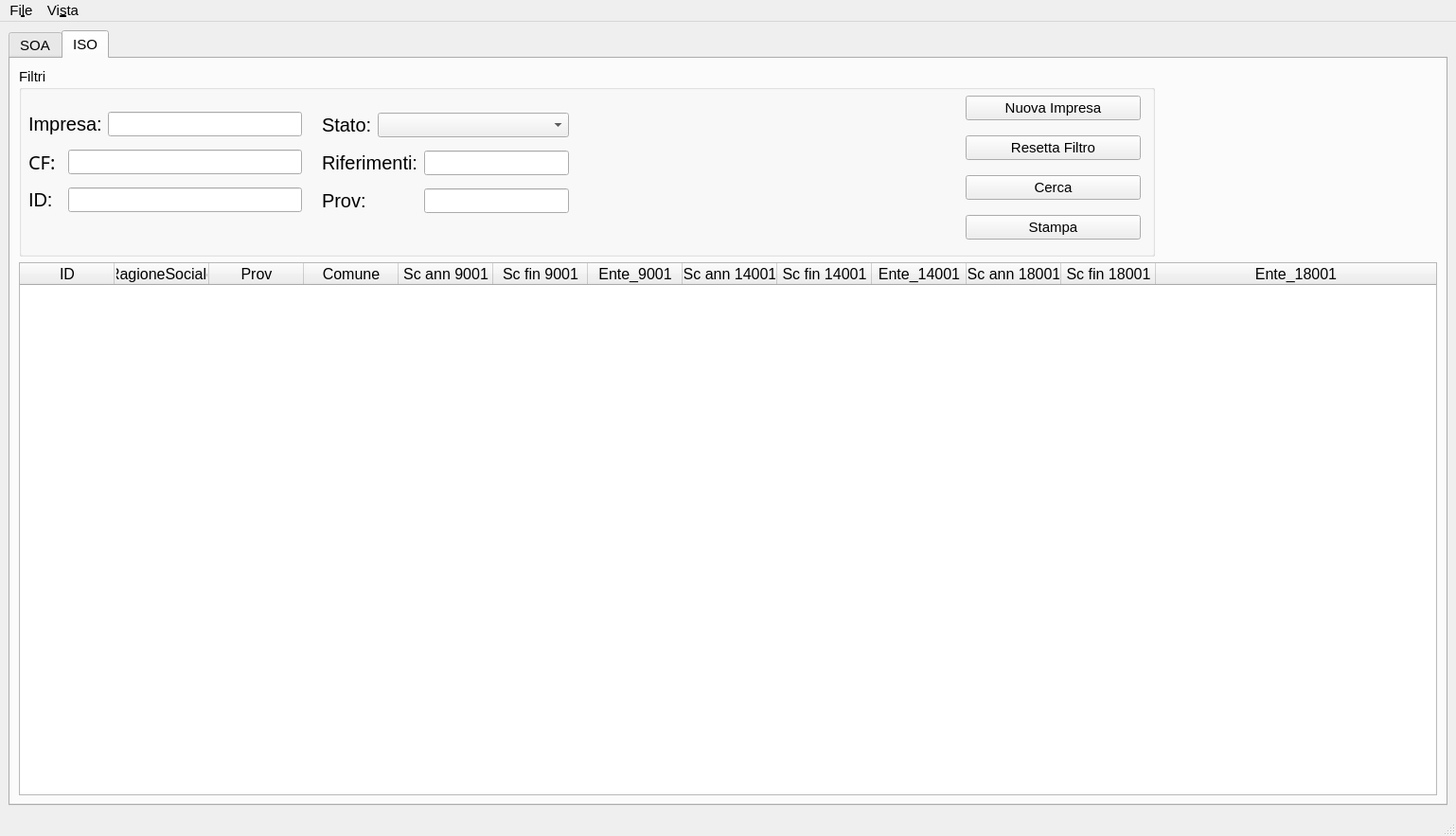
<?xml version="1.0" encoding="UTF-8"?>
<ui version="4.0">
 <class>MainWindow</class>
 <widget class="QMainWindow" name="MainWindow">
  <property name="geometry">
   <rect>
    <x>0</x>
    <y>0</y>
    <width>1538</width>
    <height>883</height>
   </rect>
  </property>
  <property name="sizePolicy">
   <sizepolicy hsizetype="MinimumExpanding" vsizetype="MinimumExpanding">
    <horstretch>0</horstretch>
    <verstretch>1</verstretch>
   </sizepolicy>
  </property>
  <property name="minimumSize">
   <size>
    <width>800</width>
    <height>600</height>
   </size>
  </property>
  <property name="baseSize">
   <size>
    <width>400</width>
    <height>300</height>
   </size>
  </property>
  <property name="font">
   <font>
    <pointsize>11</pointsize>
   </font>
  </property>
  <property name="windowTitle">
   <string>Gestione Imprese</string>
  </property>
  <property name="windowIcon">
   <iconset>
    <normalon>:/res/logo</normalon>
   </iconset>
  </property>
  <widget class="QWidget" name="centralwidget">
   <layout class="QGridLayout" name="gridLayout_2">
    <item row="0" column="0">
     <widget class="QTabWidget" name="tabWidget">
      <property name="sizePolicy">
       <sizepolicy hsizetype="MinimumExpanding" vsizetype="MinimumExpanding">
        <horstretch>1</horstretch>
        <verstretch>1</verstretch>
       </sizepolicy>
      </property>
      <property name="minimumSize">
       <size>
        <width>790</width>
        <height>500</height>
       </size>
      </property>
      <property name="maximumSize">
       <size>
        <width>16777215</width>
        <height>16777215</height>
       </size>
      </property>
      <property name="currentIndex">
       <number>1</number>
      </property>
      <widget class="QWidget" name="tab_soa">
       <attribute name="title">
        <string>SOA</string>
       </attribute>
       <layout class="QGridLayout" name="gridLayout_7">
        <item row="0" column="0">
         <widget class="QGroupBox" name="groupBox2">
          <property name="sizePolicy">
           <sizepolicy hsizetype="Fixed" vsizetype="Fixed">
            <horstretch>0</horstretch>
            <verstretch>0</verstretch>
           </sizepolicy>
          </property>
          <property name="minimumSize">
           <size>
            <width>1200</width>
            <height>200</height>
           </size>
          </property>
          <property name="baseSize">
           <size>
            <width>400</width>
            <height>300</height>
           </size>
          </property>
          <property name="title">
           <string>Filtri</string>
          </property>
          <widget class="QWidget" name="layoutWidget">
           <property name="geometry">
            <rect>
             <x>10</x>
             <y>40</y>
             <width>289</width>
             <height>125</height>
            </rect>
           </property>
           <layout class="QGridLayout" name="gridLayout">
            <item row="2" column="1" colspan="2">
             <widget class="QLineEdit" name="ln_soa_id"/>
            </item>
            <item row="1" column="1" colspan="2">
             <widget class="QLineEdit" name="ln_soa_cf"/>
            </item>
            <item row="2" column="0">
             <widget class="QLabel" name="lb_soa_id">
              <property name="font">
               <font>
                <pointsize>15</pointsize>
               </font>
              </property>
              <property name="text">
               <string>ID:</string>
              </property>
             </widget>
            </item>
            <item row="1" column="0">
             <widget class="QLabel" name="lb_soa_cf">
              <property name="font">
               <font>
                <family>Noto Sans</family>
                <pointsize>15</pointsize>
               </font>
              </property>
              <property name="text">
               <string>CF:</string>
              </property>
             </widget>
            </item>
            <item row="0" column="0">
             <widget class="QLabel" name="lb_soa_cf_2">
              <property name="font">
               <font>
                <family>Noto Sans</family>
                <pointsize>15</pointsize>
               </font>
              </property>
              <property name="text">
               <string>Impresa:</string>
              </property>
             </widget>
            </item>
            <item row="0" column="1" colspan="2">
             <widget class="QLineEdit" name="ln_soa_impresa"/>
            </item>
           </layout>
          </widget>
          <widget class="QWidget" name="layoutWidget">
           <property name="geometry">
            <rect>
             <x>320</x>
             <y>40</y>
             <width>267</width>
             <height>125</height>
            </rect>
           </property>
           <layout class="QGridLayout" name="gridLayout_4">
            <item row="0" column="0">
             <widget class="QLabel" name="lb_soa_stato">
              <property name="font">
               <font>
                <pointsize>15</pointsize>
               </font>
              </property>
              <property name="text">
               <string>Stato:</string>
              </property>
             </widget>
            </item>
            <item row="0" column="1" colspan="3">
             <widget class="QComboBox" name="cb_soa_stato"/>
            </item>
            <item row="1" column="0" colspan="3">
             <widget class="QLabel" name="lb_soa_riferimenti">
              <property name="font">
               <font>
                <pointsize>15</pointsize>
               </font>
              </property>
              <property name="text">
               <string>Riferimenti:</string>
              </property>
             </widget>
            </item>
            <item row="1" column="3">
             <widget class="QLineEdit" name="ln_soa_riferimenti"/>
            </item>
            <item row="2" column="0" colspan="2">
             <widget class="QLabel" name="lb_soa_categoria">
              <property name="font">
               <font>
                <pointsize>15</pointsize>
               </font>
              </property>
              <property name="text">
               <string>Categoria:</string>
              </property>
             </widget>
            </item>
            <item row="2" column="2" colspan="2">
             <widget class="QComboBox" name="cb_soa_categoria"/>
            </item>
           </layout>
          </widget>
          <widget class="QWidget" name="layoutWidget">
           <property name="geometry">
            <rect>
             <x>610</x>
             <y>40</y>
             <width>353</width>
             <height>125</height>
            </rect>
           </property>
           <layout class="QGridLayout" name="gridLayout_5">
            <item row="0" column="0">
             <widget class="QLabel" name="lb_soa_prov">
              <property name="font">
               <font>
                <pointsize>15</pointsize>
               </font>
              </property>
              <property name="text">
               <string>Prov:</string>
              </property>
             </widget>
            </item>
            <item row="0" column="1" colspan="2">
             <widget class="QLineEdit" name="ln_soa_prov"/>
            </item>
            <item row="0" column="3">
             <widget class="QLabel" name="lb_soa_da">
              <property name="font">
               <font>
                <family>Noto Sans</family>
                <pointsize>15</pointsize>
               </font>
              </property>
              <property name="text">
               <string>&amp;da:</string>
              </property>
              <property name="buddy">
               <cstring>data_soa_da</cstring>
              </property>
             </widget>
            </item>
            <item row="0" column="4">
             <widget class="QDateEdit" name="data_soa_da">
              <property name="calendarPopup">
               <bool>true</bool>
              </property>
              <property name="date">
               <date>
                <year>2001</year>
                <month>1</month>
                <day>1</day>
               </date>
              </property>
             </widget>
            </item>
            <item row="1" column="3">
             <widget class="QLabel" name="lb_soa_a">
              <property name="font">
               <font>
                <family>Noto Sans</family>
                <pointsize>15</pointsize>
               </font>
              </property>
              <property name="text">
               <string>a:</string>
              </property>
              <property name="buddy">
               <cstring>data_soa_a</cstring>
              </property>
             </widget>
            </item>
            <item row="1" column="4">
             <widget class="QDateEdit" name="data_soa_a">
              <property name="calendarPopup">
               <bool>true</bool>
              </property>
             </widget>
            </item>
            <item row="2" column="0" colspan="2">
             <widget class="QLabel" name="lb_soa_classifica">
              <property name="font">
               <font>
                <pointsize>15</pointsize>
               </font>
              </property>
              <property name="text">
               <string>Classifica:</string>
              </property>
             </widget>
            </item>
            <item row="2" column="2">
             <widget class="QComboBox" name="cb_soa_classifica"/>
            </item>
            <item row="2" column="4">
             <spacer name="verticalSpacer_3">
              <property name="orientation">
               <enum>Qt::Vertical</enum>
              </property>
              <property name="sizeHint" stdset="0">
               <size>
                <width>20</width>
                <height>40</height>
               </size>
              </property>
             </spacer>
            </item>
            <item row="1" column="0">
             <widget class="QLabel" name="lb_soa_comune">
              <property name="font">
               <font>
                <pointsize>15</pointsize>
               </font>
              </property>
              <property name="text">
               <string>Comune:</string>
              </property>
             </widget>
            </item>
            <item row="1" column="1" colspan="2">
             <widget class="QLineEdit" name="ln_soa_comune"/>
            </item>
           </layout>
          </widget>
          <widget class="QWidget" name="layoutWidget_5">
           <property name="geometry">
            <rect>
             <x>1000</x>
             <y>20</y>
             <width>185</width>
             <height>176</height>
            </rect>
           </property>
           <layout class="QGridLayout" name="gridLayout_13">
            <item row="1" column="0">
             <widget class="QPushButton" name="bt_soa_resetta_filtro">
              <property name="text">
               <string>Resetta filtro</string>
              </property>
             </widget>
            </item>
            <item row="2" column="0">
             <widget class="QPushButton" name="bt_soa_cerca">
              <property name="text">
               <string>Cerca</string>
              </property>
             </widget>
            </item>
            <item row="3" column="0">
             <widget class="QPushButton" name="bt_soa_stampa">
              <property name="text">
               <string>Stampa</string>
              </property>
             </widget>
            </item>
            <item row="0" column="0">
             <widget class="QPushButton" name="bt_soa_nuova_impresa">
              <property name="text">
               <string>Nuova Impresa</string>
              </property>
             </widget>
            </item>
           </layout>
          </widget>
         </widget>
        </item>
        <item row="1" column="0">
         <widget class="QTableWidget" name="tbl_soa_main">
          <property name="sizePolicy">
           <sizepolicy hsizetype="Expanding" vsizetype="Expanding">
            <horstretch>2</horstretch>
            <verstretch>2</verstretch>
           </sizepolicy>
          </property>
          <property name="minimumSize">
           <size>
            <width>780</width>
            <height>400</height>
           </size>
          </property>
          <property name="maximumSize">
           <size>
            <width>16777215</width>
            <height>16777215</height>
           </size>
          </property>
          <property name="font">
           <font>
            <pointsize>12</pointsize>
           </font>
          </property>
          <property name="sortingEnabled">
           <bool>false</bool>
          </property>
          <attribute name="horizontalHeaderStretchLastSection">
           <bool>true</bool>
          </attribute>
          <attribute name="verticalHeaderVisible">
           <bool>false</bool>
          </attribute>
          <attribute name="verticalHeaderStretchLastSection">
           <bool>true</bool>
          </attribute>
          <column>
           <property name="text">
            <string>ID</string>
           </property>
          </column>
          <column>
           <property name="text">
            <string>RagioneSociale</string>
           </property>
          </column>
          <column>
           <property name="text">
            <string>Prov</string>
           </property>
          </column>
          <column>
           <property name="text">
            <string>Comune</string>
           </property>
          </column>
          <column>
           <property name="text">
            <string>Scadenza</string>
           </property>
          </column>
          <column>
           <property name="text">
            <string>Tipo</string>
           </property>
          </column>
          <column>
           <property name="text">
            <string>Stato</string>
           </property>
          </column>
          <column>
           <property name="text">
            <string>Riferimenti</string>
           </property>
          </column>
         </widget>
        </item>
       </layout>
      </widget>
      <widget class="QWidget" name="tab_iso">
       <attribute name="title">
        <string>ISO</string>
       </attribute>
       <layout class="QGridLayout" name="gridLayout_12">
        <item row="0" column="0">
         <widget class="QGroupBox" name="groupBox2_2">
          <property name="sizePolicy">
           <sizepolicy hsizetype="Fixed" vsizetype="Fixed">
            <horstretch>0</horstretch>
            <verstretch>0</verstretch>
           </sizepolicy>
          </property>
          <property name="minimumSize">
           <size>
            <width>1200</width>
            <height>200</height>
           </size>
          </property>
          <property name="baseSize">
           <size>
            <width>400</width>
            <height>300</height>
           </size>
          </property>
          <property name="title">
           <string>Filtri</string>
          </property>
          <widget class="QWidget" name="layoutWidget">
           <property name="geometry">
            <rect>
             <x>10</x>
             <y>40</y>
             <width>289</width>
             <height>122</height>
            </rect>
           </property>
           <layout class="QGridLayout" name="gridLayout_8">
            <item row="0" column="0" colspan="2">
             <widget class="QLabel" name="lb_iso_impresa">
              <property name="font">
               <font>
                <pointsize>15</pointsize>
               </font>
              </property>
              <property name="text">
               <string>Impresa:</string>
              </property>
             </widget>
            </item>
            <item row="0" column="2">
             <widget class="QLineEdit" name="ln_iso_impresa"/>
            </item>
            <item row="1" column="0">
             <widget class="QLabel" name="lb_iso_cf">
              <property name="font">
               <font>
                <family>Noto Sans</family>
                <pointsize>15</pointsize>
               </font>
              </property>
              <property name="text">
               <string>CF:</string>
              </property>
             </widget>
            </item>
            <item row="1" column="1" colspan="2">
             <widget class="QLineEdit" name="ln_iso_cf"/>
            </item>
            <item row="2" column="0">
             <widget class="QLabel" name="lb_iso_id">
              <property name="font">
               <font>
                <pointsize>15</pointsize>
               </font>
              </property>
              <property name="text">
               <string>ID:</string>
              </property>
             </widget>
            </item>
            <item row="2" column="1" colspan="2">
             <widget class="QLineEdit" name="ln_iso_id"/>
            </item>
           </layout>
          </widget>
          <widget class="QWidget" name="layoutWidget_4">
           <property name="geometry">
            <rect>
             <x>1000</x>
             <y>20</y>
             <width>185</width>
             <height>172</height>
            </rect>
           </property>
           <layout class="QGridLayout" name="gridLayout_11">
            <item row="1" column="0">
             <widget class="QPushButton" name="bt_iso_resetta_filtro">
              <property name="text">
               <string>Resetta Filtro</string>
              </property>
             </widget>
            </item>
            <item row="2" column="0">
             <widget class="QPushButton" name="bt_iso_cerca">
              <property name="text">
               <string>Cerca</string>
              </property>
             </widget>
            </item>
            <item row="3" column="0">
             <widget class="QPushButton" name="bt_iso_stampa">
              <property name="text">
               <string>Stampa</string>
              </property>
             </widget>
            </item>
            <item row="0" column="0">
             <widget class="QPushButton" name="bt_iso_nuova_impresa">
              <property name="text">
               <string>Nuova Impresa</string>
              </property>
             </widget>
            </item>
           </layout>
          </widget>
          <widget class="QWidget" name="layoutWidget">
           <property name="geometry">
            <rect>
             <x>320</x>
             <y>40</y>
             <width>261</width>
             <height>122</height>
            </rect>
           </property>
           <layout class="QGridLayout" name="gridLayout_9">
            <item row="0" column="0">
             <widget class="QLabel" name="lb_iso_stato">
              <property name="font">
               <font>
                <pointsize>15</pointsize>
               </font>
              </property>
              <property name="text">
               <string>Stato:</string>
              </property>
             </widget>
            </item>
            <item row="0" column="1" colspan="2">
             <widget class="QComboBox" name="cb_iso_stato"/>
            </item>
            <item row="1" column="0" colspan="2">
             <widget class="QLabel" name="lb_iso_riferimenti">
              <property name="font">
               <font>
                <pointsize>15</pointsize>
               </font>
              </property>
              <property name="text">
               <string>Riferimenti:</string>
              </property>
             </widget>
            </item>
            <item row="1" column="2">
             <widget class="QLineEdit" name="ln_iso_riferimenti"/>
            </item>
            <item row="2" column="0" colspan="2">
             <widget class="QLabel" name="lb_iso_prov">
              <property name="font">
               <font>
                <pointsize>15</pointsize>
               </font>
              </property>
              <property name="text">
               <string>Prov:</string>
              </property>
             </widget>
            </item>
            <item row="2" column="2">
             <widget class="QLineEdit" name="ln_iso_prov"/>
            </item>
           </layout>
          </widget>
         </widget>
        </item>
        <item row="1" column="0">
         <widget class="QTableWidget" name="tbl_iso_main">
          <property name="sizePolicy">
           <sizepolicy hsizetype="Expanding" vsizetype="Expanding">
            <horstretch>2</horstretch>
            <verstretch>2</verstretch>
           </sizepolicy>
          </property>
          <property name="minimumSize">
           <size>
            <width>780</width>
            <height>400</height>
           </size>
          </property>
          <property name="maximumSize">
           <size>
            <width>16777215</width>
            <height>16777215</height>
           </size>
          </property>
          <property name="font">
           <font>
            <pointsize>12</pointsize>
           </font>
          </property>
          <property name="sortingEnabled">
           <bool>false</bool>
          </property>
          <attribute name="horizontalHeaderStretchLastSection">
           <bool>true</bool>
          </attribute>
          <attribute name="verticalHeaderVisible">
           <bool>false</bool>
          </attribute>
          <attribute name="verticalHeaderStretchLastSection">
           <bool>true</bool>
          </attribute>
          <column>
           <property name="text">
            <string>ID</string>
           </property>
          </column>
          <column>
           <property name="text">
            <string>RagioneSociale</string>
           </property>
          </column>
          <column>
           <property name="text">
            <string>Prov</string>
           </property>
          </column>
          <column>
           <property name="text">
            <string>Comune</string>
           </property>
          </column>
          <column>
           <property name="text">
            <string>Sc ann 9001</string>
           </property>
          </column>
          <column>
           <property name="text">
            <string>Sc fin 9001</string>
           </property>
          </column>
          <column>
           <property name="text">
            <string>Ente_9001</string>
           </property>
          </column>
          <column>
           <property name="text">
            <string>Sc ann 14001</string>
           </property>
          </column>
          <column>
           <property name="text">
            <string>Sc fin 14001</string>
           </property>
          </column>
          <column>
           <property name="text">
            <string>Ente_14001</string>
           </property>
          </column>
          <column>
           <property name="text">
            <string>Sc ann 18001</string>
           </property>
          </column>
          <column>
           <property name="text">
            <string>Sc fin 18001</string>
           </property>
          </column>
          <column>
           <property name="text">
            <string>Ente_18001</string>
           </property>
          </column>
         </widget>
        </item>
       </layout>
      </widget>
     </widget>
    </item>
   </layout>
  </widget>
  <widget class="QMenuBar" name="menubar">
   <property name="geometry">
    <rect>
     <x>0</x>
     <y>0</y>
     <width>1538</width>
     <height>30</height>
    </rect>
   </property>
   <widget class="QMenu" name="menuFile">
    <property name="title">
     <string>Fi&amp;le</string>
    </property>
    <addaction name="actionDatabase"/>
    <addaction name="actionNuova_Impresa"/>
   </widget>
   <widget class="QMenu" name="menuVista">
    <property name="title">
     <string>Vi&amp;sta</string>
    </property>
    <addaction name="actionFull_Screen"/>
   </widget>
   <addaction name="menuFile"/>
   <addaction name="menuVista"/>
  </widget>
  <widget class="QStatusBar" name="statusbar"/>
  <action name="actionDatabase">
   <property name="text">
    <string>&amp;Database...</string>
   </property>
   <property name="shortcut">
    <string>Ctrl+D</string>
   </property>
  </action>
  <action name="actionNuova_Impresa">
   <property name="text">
    <string>&amp;Nuova Impresa</string>
   </property>
   <property name="shortcut">
    <string>Ctrl+N</string>
   </property>
  </action>
  <action name="actionFull_Screen">
   <property name="text">
    <string>&amp;Full Screen</string>
   </property>
   <property name="toolTip">
    <string>toggleFullScreen</string>
   </property>
   <property name="shortcut">
    <string>F11</string>
   </property>
  </action>
  <action name="actionModifica">
   <property name="text">
    <string>Modifica</string>
   </property>
  </action>
 </widget>
 <tabstops>
  <tabstop>ln_soa_impresa</tabstop>
  <tabstop>cb_soa_stato</tabstop>
  <tabstop>ln_soa_prov</tabstop>
  <tabstop>data_soa_da</tabstop>
  <tabstop>ln_soa_cf</tabstop>
  <tabstop>ln_soa_riferimenti</tabstop>
  <tabstop>ln_soa_comune</tabstop>
  <tabstop>data_soa_a</tabstop>
  <tabstop>ln_soa_id</tabstop>
  <tabstop>cb_soa_categoria</tabstop>
  <tabstop>cb_soa_classifica</tabstop>
  <tabstop>tbl_soa_main</tabstop>
  <tabstop>bt_soa_nuova_impresa</tabstop>
  <tabstop>bt_soa_resetta_filtro</tabstop>
  <tabstop>bt_soa_cerca</tabstop>
  <tabstop>bt_soa_stampa</tabstop>
  <tabstop>ln_iso_impresa</tabstop>
  <tabstop>cb_iso_stato</tabstop>
  <tabstop>ln_iso_cf</tabstop>
  <tabstop>ln_iso_riferimenti</tabstop>
  <tabstop>ln_iso_id</tabstop>
  <tabstop>ln_iso_prov</tabstop>
  <tabstop>tbl_iso_main</tabstop>
  <tabstop>bt_iso_nuova_impresa</tabstop>
  <tabstop>bt_iso_resetta_filtro</tabstop>
  <tabstop>bt_iso_cerca</tabstop>
  <tabstop>bt_iso_stampa</tabstop>
  <tabstop>tabWidget</tabstop>
 </tabstops>
 <resources>
  <include location="res.qrc"/>
 </resources>
 <connections>
  <connection>
   <sender>bt_iso_resetta_filtro</sender>
   <signal>clicked()</signal>
   <receiver>ln_iso_riferimenti</receiver>
   <slot>clear()</slot>
   <hints>
    <hint type="sourcelabel">
     <x>1079</x>
     <y>169</y>
    </hint>
    <hint type="destinationlabel">
     <x>552</x>
     <y>187</y>
    </hint>
   </hints>
  </connection>
  <connection>
   <sender>bt_iso_resetta_filtro</sender>
   <signal>clicked()</signal>
   <receiver>ln_iso_prov</receiver>
   <slot>clear()</slot>
   <hints>
    <hint type="sourcelabel">
     <x>1116</x>
     <y>169</y>
    </hint>
    <hint type="destinationlabel">
     <x>552</x>
     <y>229</y>
    </hint>
   </hints>
  </connection>
  <connection>
   <sender>bt_iso_resetta_filtro</sender>
   <signal>clicked()</signal>
   <receiver>ln_iso_impresa</receiver>
   <slot>clear()</slot>
   <hints>
    <hint type="sourcelabel">
     <x>1082</x>
     <y>169</y>
    </hint>
    <hint type="destinationlabel">
     <x>125</x>
     <y>144</y>
    </hint>
   </hints>
  </connection>
  <connection>
   <sender>bt_iso_resetta_filtro</sender>
   <signal>clicked()</signal>
   <receiver>ln_iso_cf</receiver>
   <slot>clear()</slot>
   <hints>
    <hint type="sourcelabel">
     <x>1088</x>
     <y>169</y>
    </hint>
    <hint type="destinationlabel">
     <x>171</x>
     <y>187</y>
    </hint>
   </hints>
  </connection>
  <connection>
   <sender>bt_iso_resetta_filtro</sender>
   <signal>clicked()</signal>
   <receiver>ln_iso_id</receiver>
   <slot>clear()</slot>
   <hints>
    <hint type="sourcelabel">
     <x>1116</x>
     <y>169</y>
    </hint>
    <hint type="destinationlabel">
     <x>171</x>
     <y>229</y>
    </hint>
   </hints>
  </connection>
  <connection>
   <sender>bt_iso_resetta_filtro</sender>
   <signal>clicked()</signal>
   <receiver>cb_iso_stato</receiver>
   <slot>clear()</slot>
   <hints>
    <hint type="sourcelabel">
     <x>1116</x>
     <y>169</y>
    </hint>
    <hint type="destinationlabel">
     <x>435</x>
     <y>144</y>
    </hint>
   </hints>
  </connection>
  <connection>
   <sender>bt_soa_resetta_filtro</sender>
   <signal>clicked()</signal>
   <receiver>ln_soa_impresa</receiver>
   <slot>clear()</slot>
   <hints>
    <hint type="sourcelabel">
     <x>1102</x>
     <y>150</y>
    </hint>
    <hint type="destinationlabel">
     <x>242</x>
     <y>128</y>
    </hint>
   </hints>
  </connection>
  <connection>
   <sender>bt_soa_resetta_filtro</sender>
   <signal>clicked()</signal>
   <receiver>ln_soa_cf</receiver>
   <slot>clear()</slot>
   <hints>
    <hint type="sourcelabel">
     <x>1050</x>
     <y>152</y>
    </hint>
    <hint type="destinationlabel">
     <x>276</x>
     <y>168</y>
    </hint>
   </hints>
  </connection>
  <connection>
   <sender>bt_soa_resetta_filtro</sender>
   <signal>clicked()</signal>
   <receiver>ln_soa_id</receiver>
   <slot>clear()</slot>
   <hints>
    <hint type="sourcelabel">
     <x>1145</x>
     <y>158</y>
    </hint>
    <hint type="destinationlabel">
     <x>293</x>
     <y>211</y>
    </hint>
   </hints>
  </connection>
  <connection>
   <sender>bt_soa_resetta_filtro</sender>
   <signal>clicked()</signal>
   <receiver>ln_soa_riferimenti</receiver>
   <slot>clear()</slot>
   <hints>
    <hint type="sourcelabel">
     <x>1113</x>
     <y>149</y>
    </hint>
    <hint type="destinationlabel">
     <x>570</x>
     <y>178</y>
    </hint>
   </hints>
  </connection>
  <connection>
   <sender>bt_soa_resetta_filtro</sender>
   <signal>clicked()</signal>
   <receiver>ln_soa_prov</receiver>
   <slot>clear()</slot>
   <hints>
    <hint type="sourcelabel">
     <x>1166</x>
     <y>145</y>
    </hint>
    <hint type="destinationlabel">
     <x>827</x>
     <y>119</y>
    </hint>
   </hints>
  </connection>
  <connection>
   <sender>bt_soa_resetta_filtro</sender>
   <signal>clicked()</signal>
   <receiver>ln_soa_comune</receiver>
   <slot>clear()</slot>
   <hints>
    <hint type="sourcelabel">
     <x>1071</x>
     <y>153</y>
    </hint>
    <hint type="destinationlabel">
     <x>835</x>
     <y>193</y>
    </hint>
   </hints>
  </connection>
  <connection>
   <sender>bt_soa_resetta_filtro</sender>
   <signal>pressed()</signal>
   <receiver>cb_soa_stato</receiver>
   <slot>clear()</slot>
   <hints>
    <hint type="sourcelabel">
     <x>1023</x>
     <y>149</y>
    </hint>
    <hint type="destinationlabel">
     <x>561</x>
     <y>136</y>
    </hint>
   </hints>
  </connection>
  <connection>
   <sender>bt_soa_resetta_filtro</sender>
   <signal>pressed()</signal>
   <receiver>cb_soa_categoria</receiver>
   <slot>clear()</slot>
   <hints>
    <hint type="sourcelabel">
     <x>1037</x>
     <y>161</y>
    </hint>
    <hint type="destinationlabel">
     <x>587</x>
     <y>216</y>
    </hint>
   </hints>
  </connection>
  <connection>
   <sender>bt_soa_resetta_filtro</sender>
   <signal>pressed()</signal>
   <receiver>cb_soa_classifica</receiver>
   <slot>clear()</slot>
   <hints>
    <hint type="sourcelabel">
     <x>1087</x>
     <y>164</y>
    </hint>
    <hint type="destinationlabel">
     <x>828</x>
     <y>201</y>
    </hint>
   </hints>
  </connection>
  <connection>
   <sender>ln_soa_cf</sender>
   <signal>returnPressed()</signal>
   <receiver>bt_soa_cerca</receiver>
   <slot>click()</slot>
   <hints>
    <hint type="sourcelabel">
     <x>211</x>
     <y>170</y>
    </hint>
    <hint type="destinationlabel">
     <x>1052</x>
     <y>187</y>
    </hint>
   </hints>
  </connection>
  <connection>
   <sender>ln_soa_id</sender>
   <signal>returnPressed()</signal>
   <receiver>bt_soa_cerca</receiver>
   <slot>click()</slot>
   <hints>
    <hint type="sourcelabel">
     <x>216</x>
     <y>208</y>
    </hint>
    <hint type="destinationlabel">
     <x>1075</x>
     <y>193</y>
    </hint>
   </hints>
  </connection>
  <connection>
   <sender>ln_soa_impresa</sender>
   <signal>returnPressed()</signal>
   <receiver>bt_soa_cerca</receiver>
   <slot>click()</slot>
   <hints>
    <hint type="sourcelabel">
     <x>244</x>
     <y>129</y>
    </hint>
    <hint type="destinationlabel">
     <x>1086</x>
     <y>188</y>
    </hint>
   </hints>
  </connection>
  <connection>
   <sender>ln_soa_riferimenti</sender>
   <signal>returnPressed()</signal>
   <receiver>bt_soa_cerca</receiver>
   <slot>click()</slot>
   <hints>
    <hint type="sourcelabel">
     <x>586</x>
     <y>162</y>
    </hint>
    <hint type="destinationlabel">
     <x>1044</x>
     <y>187</y>
    </hint>
   </hints>
  </connection>
  <connection>
   <sender>ln_soa_prov</sender>
   <signal>returnPressed()</signal>
   <receiver>bt_soa_cerca</receiver>
   <slot>click()</slot>
   <hints>
    <hint type="sourcelabel">
     <x>805</x>
     <y>129</y>
    </hint>
    <hint type="destinationlabel">
     <x>1047</x>
     <y>192</y>
    </hint>
   </hints>
  </connection>
  <connection>
   <sender>ln_soa_comune</sender>
   <signal>returnPressed()</signal>
   <receiver>bt_soa_cerca</receiver>
   <slot>click()</slot>
   <hints>
    <hint type="sourcelabel">
     <x>830</x>
     <y>160</y>
    </hint>
    <hint type="destinationlabel">
     <x>1084</x>
     <y>221</y>
    </hint>
   </hints>
  </connection>
  <connection>
   <sender>ln_iso_impresa</sender>
   <signal>returnPressed()</signal>
   <receiver>bt_iso_cerca</receiver>
   <slot>click()</slot>
   <hints>
    <hint type="sourcelabel">
     <x>278</x>
     <y>132</y>
    </hint>
    <hint type="destinationlabel">
     <x>1043</x>
     <y>208</y>
    </hint>
   </hints>
  </connection>
  <connection>
   <sender>ln_iso_cf</sender>
   <signal>returnPressed()</signal>
   <receiver>bt_iso_cerca</receiver>
   <slot>click()</slot>
   <hints>
    <hint type="sourcelabel">
     <x>219</x>
     <y>181</y>
    </hint>
    <hint type="destinationlabel">
     <x>1042</x>
     <y>203</y>
    </hint>
   </hints>
  </connection>
  <connection>
   <sender>ln_iso_id</sender>
   <signal>returnPressed()</signal>
   <receiver>bt_iso_cerca</receiver>
   <slot>click()</slot>
   <hints>
    <hint type="sourcelabel">
     <x>229</x>
     <y>220</y>
    </hint>
    <hint type="destinationlabel">
     <x>1059</x>
     <y>200</y>
    </hint>
   </hints>
  </connection>
  <connection>
   <sender>ln_iso_riferimenti</sender>
   <signal>returnPressed()</signal>
   <receiver>bt_iso_cerca</receiver>
   <slot>click()</slot>
   <hints>
    <hint type="sourcelabel">
     <x>568</x>
     <y>175</y>
    </hint>
    <hint type="destinationlabel">
     <x>1066</x>
     <y>205</y>
    </hint>
   </hints>
  </connection>
  <connection>
   <sender>ln_iso_prov</sender>
   <signal>returnPressed()</signal>
   <receiver>bt_iso_cerca</receiver>
   <slot>click()</slot>
   <hints>
    <hint type="sourcelabel">
     <x>555</x>
     <y>222</y>
    </hint>
    <hint type="destinationlabel">
     <x>1075</x>
     <y>201</y>
    </hint>
   </hints>
  </connection>
 </connections>
</ui>
